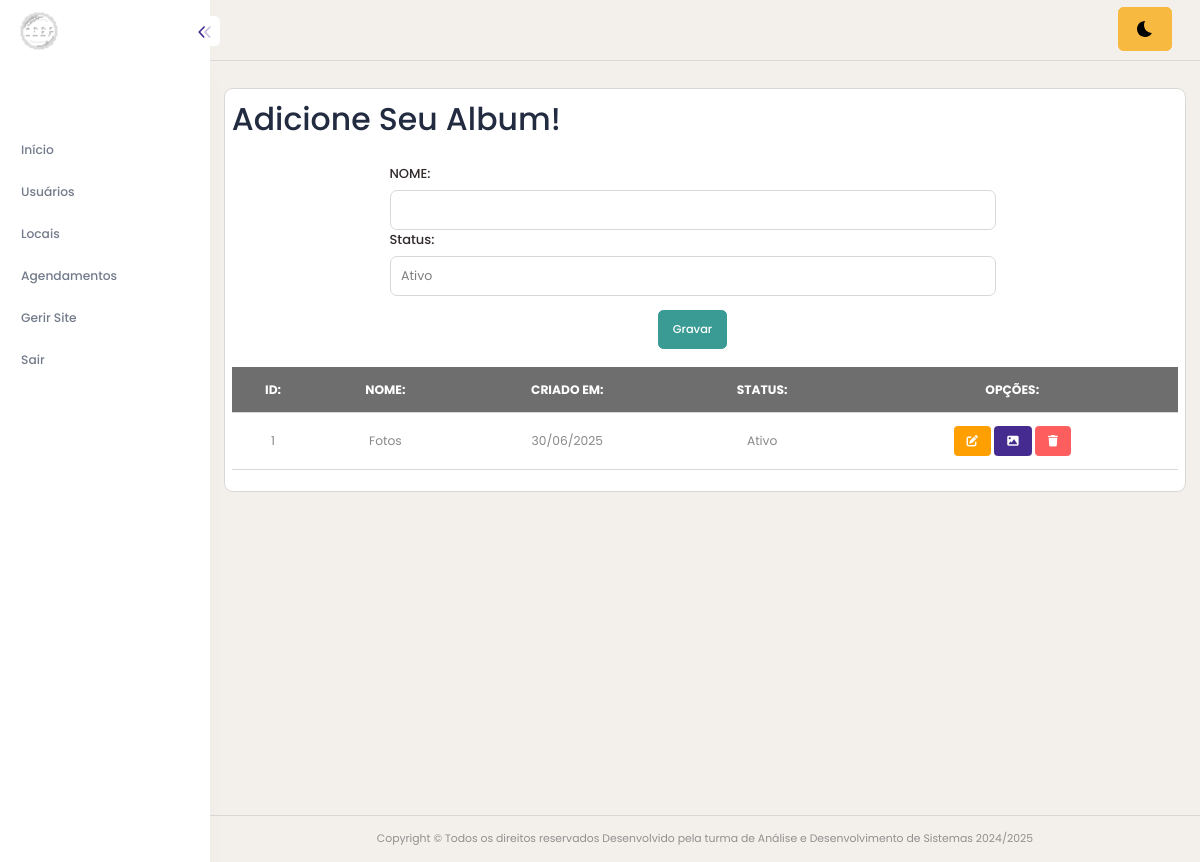
/projetoFinalAdmin/albuns-cadastro.php (signed in), run on the app's committed database.
### tables this page shows
CREATE TABLE `albuns` (
  `id` int(11) NOT NULL,
  `nome` varchar(255) NOT NULL,
  `data` date DEFAULT NULL,
  `status` tinyint(1) DEFAULT NULL
);

### projetoFinalAdmin/albuns-cadastro.php (the view, shortened to what this page needs)
<!DOCTYPE html>
<html lang="pt-BR">
<head>
    <?php include("app-header.php"); ?>
</head>
<body>
    <?php include("app-lateral.php"); ?>
    <div class="content-body" style="min-height: 899px;">
        <div class="container-fluid">
            <div class="row">
                <div class="card p-2">
                    <h1>Adicione Seu Album!</h1>
                    <div class="row mt-3 ">
                        <form action="albuns-acao.php" method="post" class="row">
                            <div class="offset-2 col-8">
                                <label for="nome" class="form-label">NOME:</label>
                                <input type="text" class="form-control" id="nome" name="txtNome">
                            </div>
                            <div class="offset-2 col-8">
                                <label for="status" class="form-label">Status:</label>
                                <select type="text" class="form-control" id="status" name="txtStatus">
                                    <option value="1" selected>Ativo</option>
                                </select>
                            </div>
                            <div class="col-12 text-center">
                                <input value="Gravar" type="submit" class="btn btn-success mt-3">
                            </div> <br>
                        </form>
                    </div> <br>
                    <div class="text-center">
                        <table class="table ">
                            <tr class="table-dark">
                                <th>ID:</th>
                                <th>NOME:</th>
                                <th>CRIADO EM:</th>
                                <th>STATUS:</th>
                                <th>OPÇÕES:</th>
                            </tr>
                            <?php
                            $sql = $conn->prepare(" SELECT * from albuns;");
                            $sql->execute();
                            while ($dados = $sql->fetch()) {
                                ?>
                                <tr>
                                    <td>
                                        <?php echo $dados['id'] ?>
                                    </td>
                                    <td>
                                        <?php echo $dados['nome'] ?>
                                    </td>
                                    <td>
                                        <?php $dataCriacao = new DateTime($dados['data']);
                                        echo $dataCriacao->format('d/m/Y');  ?>
                                    </td>
                                    <td>
                                        <?php
                                        if ($dados['status'] == 1) {
                                            echo "Ativo";
                                        } else {
                                            echo "Bloqueado";
                                        }
                                        ?>
                                    </td>
                                    <td class="text-center">
                                        <a href="albuns-editar.php?id=<?php echo $dados['id']; ?>"
                                            class="btn btn-warning btn-sm"><i class="fa-solid fa-pen-to-square"></i></a>
                                        <a href="#" class="btn btn-primary btn-sm" data-bs-toggle="modal"
                                            data-bs-target="#modalFotos" data-album-id="<?php echo $dados['id']; ?>"><i
                                                class="fa-solid fa-image"></i></a>
                                        <a href="albuns-deletar.php?id=<?php echo $dados['id']; ?>"
                                            class="btn btn-danger btn-sm"><i class="fa-solid fa-trash"></i></a>
                                    </td>
                                </tr>
                            <?php } ?>
                        </table>
                    </div>
                </div>
            </div>
        </div>
    </div>
    <?php include("app-footer.php"); ?>
</body>
</html>

### data on the page
albuns: id "1", nome "Fotos", data "30/06/2025", status "Ativo"
